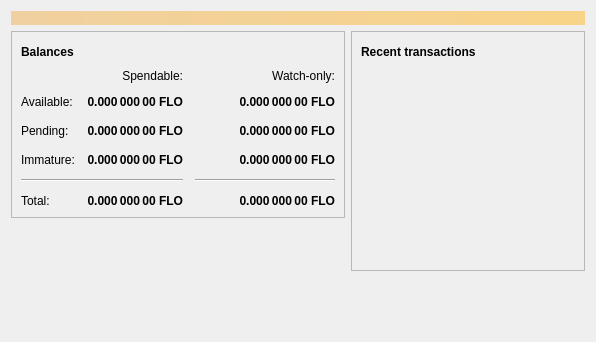
<?xml version="1.0" encoding="UTF-8"?>
<ui version="4.0">
 <class>OverviewPage</class>
 <widget class="QWidget" name="OverviewPage">
  <property name="geometry">
   <rect>
    <x>0</x>
    <y>0</y>
    <width>596</width>
    <height>342</height>
   </rect>
  </property>
  <property name="windowTitle">
   <string>Form</string>
  </property>
  <layout class="QVBoxLayout" name="topLayout">
   <item>
    <widget class="QLabel" name="labelAlerts">
     <property name="visible">
      <bool>false</bool>
     </property>
     <property name="styleSheet">
      <string notr="true">QLabel { background-color: qlineargradient(x1: 0, y1: 0, x2: 1, y2: 0, stop:0 #F0D0A0, stop:1 #F8D488); color:#000000; }</string>
     </property>
     <property name="wordWrap">
      <bool>true</bool>
     </property>
     <property name="margin">
      <number>3</number>
     </property>
     <property name="textInteractionFlags">
      <set>Qt::TextSelectableByMouse</set>
     </property>
    </widget>
   </item>
   <item>
    <layout class="QHBoxLayout" name="horizontalLayout" stretch="1,1">
     <item>
      <layout class="QVBoxLayout" name="verticalLayout_2">
       <item>
        <widget class="QFrame" name="frame">
         <property name="frameShape">
          <enum>QFrame::StyledPanel</enum>
         </property>
         <property name="frameShadow">
          <enum>QFrame::Raised</enum>
         </property>
         <layout class="QVBoxLayout" name="verticalLayout_4">
          <item>
           <layout class="QHBoxLayout" name="horizontalLayout_4">
            <item>
             <widget class="QLabel" name="label_5">
              <property name="font">
               <font>
                <weight>75</weight>
                <bold>true</bold>
               </font>
              </property>
              <property name="text">
               <string>Balances</string>
              </property>
             </widget>
            </item>
            <item>
             <widget class="QPushButton" name="labelWalletStatus">
              <property name="enabled">
               <bool>true</bool>
              </property>
              <property name="maximumSize">
               <size>
                <width>30</width>
                <height>16777215</height>
               </size>
              </property>
              <property name="toolTip">
               <string>The displayed information may be out of date. Your wallet automatically synchronizes with the Florincoin network after a connection is established, but this process has not completed yet.</string>
              </property>
              <property name="text">
               <string/>
              </property>
              <property name="icon">
               <iconset resource="../bitcoin.qrc">
                <normaloff>:/icons/warning</normaloff>
                <disabledoff>:/icons/warning</disabledoff>:/icons/warning</iconset>
              </property>
              <property name="iconSize">
               <size>
                <width>24</width>
                <height>24</height>
               </size>
              </property>
              <property name="flat">
               <bool>true</bool>
              </property>
             </widget>
            </item>
            <item>
             <spacer name="horizontalSpacer_3">
              <property name="orientation">
               <enum>Qt::Horizontal</enum>
              </property>
              <property name="sizeHint" stdset="0">
               <size>
                <width>40</width>
                <height>20</height>
               </size>
              </property>
             </spacer>
            </item>
           </layout>
          </item>
          <item>
           <layout class="QGridLayout" name="gridLayout">
            <property name="spacing">
             <number>12</number>
            </property>
            <item row="2" column="2">
             <widget class="QLabel" name="labelWatchPending">
              <property name="font">
               <font>
                <weight>75</weight>
                <bold>true</bold>
               </font>
              </property>
              <property name="cursor">
               <cursorShape>IBeamCursor</cursorShape>
              </property>
              <property name="toolTip">
               <string>Unconfirmed transactions to watch-only addresses</string>
              </property>
              <property name="text">
               <string notr="true">0.000 000 00 FLO</string>
              </property>
              <property name="alignment">
               <set>Qt::AlignRight|Qt::AlignTrailing|Qt::AlignVCenter</set>
              </property>
              <property name="textInteractionFlags">
               <set>Qt::LinksAccessibleByMouse|Qt::TextSelectableByKeyboard|Qt::TextSelectableByMouse</set>
              </property>
             </widget>
            </item>
            <item row="2" column="1">
             <widget class="QLabel" name="labelUnconfirmed">
              <property name="font">
               <font>
                <weight>75</weight>
                <bold>true</bold>
               </font>
              </property>
              <property name="cursor">
               <cursorShape>IBeamCursor</cursorShape>
              </property>
              <property name="toolTip">
               <string>Total of transactions that have yet to be confirmed, and do not yet count toward the spendable balance</string>
              </property>
              <property name="text">
               <string notr="true">0.000 000 00 FLO</string>
              </property>
              <property name="alignment">
               <set>Qt::AlignRight|Qt::AlignTrailing|Qt::AlignVCenter</set>
              </property>
              <property name="textInteractionFlags">
               <set>Qt::LinksAccessibleByMouse|Qt::TextSelectableByKeyboard|Qt::TextSelectableByMouse</set>
              </property>
             </widget>
            </item>
            <item row="3" column="2">
             <widget class="QLabel" name="labelWatchImmature">
              <property name="font">
               <font>
                <weight>75</weight>
                <bold>true</bold>
               </font>
              </property>
              <property name="cursor">
               <cursorShape>IBeamCursor</cursorShape>
              </property>
              <property name="toolTip">
               <string>Mined balance in watch-only addresses that has not yet matured</string>
              </property>
              <property name="text">
               <string notr="true">0.000 000 00 FLO</string>
              </property>
              <property name="alignment">
               <set>Qt::AlignRight|Qt::AlignTrailing|Qt::AlignVCenter</set>
              </property>
              <property name="textInteractionFlags">
               <set>Qt::LinksAccessibleByMouse|Qt::TextSelectableByKeyboard|Qt::TextSelectableByMouse</set>
              </property>
             </widget>
            </item>
            <item row="4" column="0" colspan="2">
             <widget class="Line" name="line">
              <property name="orientation">
               <enum>Qt::Horizontal</enum>
              </property>
             </widget>
            </item>
            <item row="4" column="2">
             <widget class="Line" name="lineWatchBalance">
              <property name="sizePolicy">
               <sizepolicy hsizetype="Preferred" vsizetype="Fixed">
                <horstretch>0</horstretch>
                <verstretch>0</verstretch>
               </sizepolicy>
              </property>
              <property name="minimumSize">
               <size>
                <width>140</width>
                <height>0</height>
               </size>
              </property>
              <property name="orientation">
               <enum>Qt::Horizontal</enum>
              </property>
             </widget>
            </item>
            <item row="5" column="0">
             <widget class="QLabel" name="labelTotalText">
              <property name="text">
               <string>Total:</string>
              </property>
             </widget>
            </item>
            <item row="3" column="1">
             <widget class="QLabel" name="labelImmature">
              <property name="font">
               <font>
                <weight>75</weight>
                <bold>true</bold>
               </font>
              </property>
              <property name="cursor">
               <cursorShape>IBeamCursor</cursorShape>
              </property>
              <property name="toolTip">
               <string>Mined balance that has not yet matured</string>
              </property>
              <property name="text">
               <string notr="true">0.000 000 00 FLO</string>
              </property>
              <property name="alignment">
               <set>Qt::AlignRight|Qt::AlignTrailing|Qt::AlignVCenter</set>
              </property>
              <property name="textInteractionFlags">
               <set>Qt::LinksAccessibleByMouse|Qt::TextSelectableByKeyboard|Qt::TextSelectableByMouse</set>
              </property>
             </widget>
            </item>
            <item row="2" column="3">
             <spacer name="horizontalSpacer_2">
              <property name="orientation">
               <enum>Qt::Horizontal</enum>
              </property>
              <property name="sizeHint" stdset="0">
               <size>
                <width>40</width>
                <height>20</height>
               </size>
              </property>
             </spacer>
            </item>
            <item row="3" column="0">
             <widget class="QLabel" name="labelImmatureText">
              <property name="text">
               <string>Immature:</string>
              </property>
             </widget>
            </item>
            <item row="5" column="1">
             <widget class="QLabel" name="labelTotal">
              <property name="font">
               <font>
                <weight>75</weight>
                <bold>true</bold>
               </font>
              </property>
              <property name="cursor">
               <cursorShape>IBeamCursor</cursorShape>
              </property>
              <property name="toolTip">
               <string>Your current total balance</string>
              </property>
              <property name="text">
               <string notr="true">0.000 000 00 FLO</string>
              </property>
              <property name="alignment">
               <set>Qt::AlignRight|Qt::AlignTrailing|Qt::AlignVCenter</set>
              </property>
              <property name="textInteractionFlags">
               <set>Qt::LinksAccessibleByMouse|Qt::TextSelectableByKeyboard|Qt::TextSelectableByMouse</set>
              </property>
             </widget>
            </item>
            <item row="5" column="2">
             <widget class="QLabel" name="labelWatchTotal">
              <property name="font">
               <font>
                <weight>75</weight>
                <bold>true</bold>
               </font>
              </property>
              <property name="cursor">
               <cursorShape>IBeamCursor</cursorShape>
              </property>
              <property name="toolTip">
               <string>Current total balance in watch-only addresses</string>
              </property>
              <property name="text">
               <string notr="true">0.000 000 00 FLO</string>
              </property>
              <property name="alignment">
               <set>Qt::AlignRight|Qt::AlignTrailing|Qt::AlignVCenter</set>
              </property>
              <property name="textInteractionFlags">
               <set>Qt::LinksAccessibleByMouse|Qt::TextSelectableByKeyboard|Qt::TextSelectableByMouse</set>
              </property>
             </widget>
            </item>
            <item row="0" column="2">
             <widget class="QLabel" name="labelWatchonly">
              <property name="text">
               <string>Watch-only:</string>
              </property>
              <property name="alignment">
               <set>Qt::AlignRight|Qt::AlignTrailing|Qt::AlignVCenter</set>
              </property>
             </widget>
            </item>
            <item row="1" column="0">
             <widget class="QLabel" name="labelBalanceText">
              <property name="text">
               <string>Available:</string>
              </property>
             </widget>
            </item>
            <item row="1" column="1">
             <widget class="QLabel" name="labelBalance">
              <property name="font">
               <font>
                <weight>75</weight>
                <bold>true</bold>
               </font>
              </property>
              <property name="cursor">
               <cursorShape>IBeamCursor</cursorShape>
              </property>
              <property name="toolTip">
               <string>Your current spendable balance</string>
              </property>
              <property name="text">
               <string notr="true">0.000 000 00 FLO</string>
              </property>
              <property name="alignment">
               <set>Qt::AlignRight|Qt::AlignTrailing|Qt::AlignVCenter</set>
              </property>
              <property name="textInteractionFlags">
               <set>Qt::LinksAccessibleByMouse|Qt::TextSelectableByKeyboard|Qt::TextSelectableByMouse</set>
              </property>
             </widget>
            </item>
            <item row="1" column="2">
             <widget class="QLabel" name="labelWatchAvailable">
              <property name="font">
               <font>
                <weight>75</weight>
                <bold>true</bold>
               </font>
              </property>
              <property name="cursor">
               <cursorShape>IBeamCursor</cursorShape>
              </property>
              <property name="toolTip">
               <string>Your current balance in watch-only addresses</string>
              </property>
              <property name="text">
               <string notr="true">0.000 000 00 FLO</string>
              </property>
              <property name="alignment">
               <set>Qt::AlignRight|Qt::AlignTrailing|Qt::AlignVCenter</set>
              </property>
              <property name="textInteractionFlags">
               <set>Qt::LinksAccessibleByMouse|Qt::TextSelectableByKeyboard|Qt::TextSelectableByMouse</set>
              </property>
             </widget>
            </item>
            <item row="2" column="0">
             <widget class="QLabel" name="labelPendingText">
              <property name="text">
               <string>Pending:</string>
              </property>
             </widget>
            </item>
            <item row="0" column="1">
             <widget class="QLabel" name="labelSpendable">
              <property name="text">
               <string>Spendable:</string>
              </property>
              <property name="alignment">
               <set>Qt::AlignRight|Qt::AlignTrailing|Qt::AlignVCenter</set>
              </property>
             </widget>
            </item>
           </layout>
          </item>
         </layout>
        </widget>
       </item>
       <item>
        <spacer name="verticalSpacer">
         <property name="orientation">
          <enum>Qt::Vertical</enum>
         </property>
         <property name="sizeHint" stdset="0">
          <size>
           <width>20</width>
           <height>40</height>
          </size>
         </property>
        </spacer>
       </item>
      </layout>
     </item>
     <item>
      <layout class="QVBoxLayout" name="verticalLayout_3">
       <item>
        <widget class="QFrame" name="frame_2">
         <property name="frameShape">
          <enum>QFrame::StyledPanel</enum>
         </property>
         <property name="frameShadow">
          <enum>QFrame::Raised</enum>
         </property>
         <layout class="QVBoxLayout" name="verticalLayout">
          <item>
           <layout class="QHBoxLayout" name="horizontalLayout_2">
            <item>
             <widget class="QLabel" name="label_4">
              <property name="font">
               <font>
                <weight>75</weight>
                <bold>true</bold>
               </font>
              </property>
              <property name="text">
               <string>Recent transactions</string>
              </property>
             </widget>
            </item>
            <item>
             <widget class="QPushButton" name="labelTransactionsStatus">
              <property name="enabled">
               <bool>true</bool>
              </property>
              <property name="maximumSize">
               <size>
                <width>30</width>
                <height>16777215</height>
               </size>
              </property>
              <property name="toolTip">
               <string>The displayed information may be out of date. Your wallet automatically synchronizes with the Florincoin network after a connection is established, but this process has not completed yet.</string>
              </property>
              <property name="text">
               <string/>
              </property>
              <property name="icon">
               <iconset resource="../bitcoin.qrc">
                <normaloff>:/icons/warning</normaloff>
                <disabledoff>:/icons/warning</disabledoff>:/icons/warning</iconset>
              </property>
              <property name="iconSize">
               <size>
                <width>24</width>
                <height>24</height>
               </size>
              </property>
              <property name="flat">
               <bool>true</bool>
              </property>
             </widget>
            </item>
            <item>
             <spacer name="horizontalSpacer">
              <property name="orientation">
               <enum>Qt::Horizontal</enum>
              </property>
              <property name="sizeHint" stdset="0">
               <size>
                <width>40</width>
                <height>20</height>
               </size>
              </property>
             </spacer>
            </item>
           </layout>
          </item>
          <item>
           <widget class="QListView" name="listTransactions">
            <property name="styleSheet">
             <string notr="true">QListView { background: transparent; }</string>
            </property>
            <property name="frameShape">
             <enum>QFrame::NoFrame</enum>
            </property>
            <property name="verticalScrollBarPolicy">
             <enum>Qt::ScrollBarAlwaysOff</enum>
            </property>
            <property name="horizontalScrollBarPolicy">
             <enum>Qt::ScrollBarAlwaysOff</enum>
            </property>
            <property name="selectionMode">
             <enum>QAbstractItemView::NoSelection</enum>
            </property>
           </widget>
          </item>
         </layout>
        </widget>
       </item>
       <item>
        <spacer name="verticalSpacer_2">
         <property name="orientation">
          <enum>Qt::Vertical</enum>
         </property>
         <property name="sizeHint" stdset="0">
          <size>
           <width>20</width>
           <height>40</height>
          </size>
         </property>
        </spacer>
       </item>
      </layout>
     </item>
    </layout>
   </item>
  </layout>
 </widget>
 <resources/>
 <connections/>
</ui>
